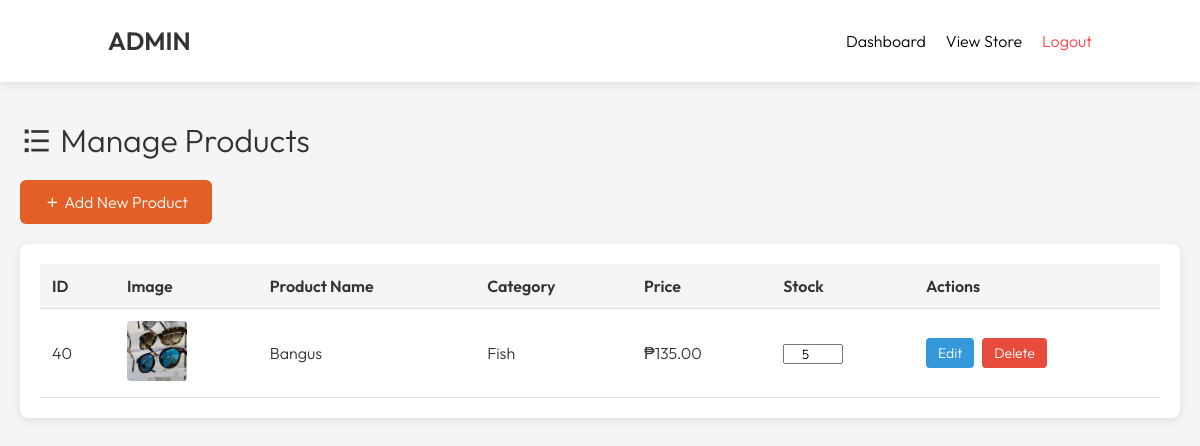
Page /admin/manage_products.php (signed in) on the earlier database version.
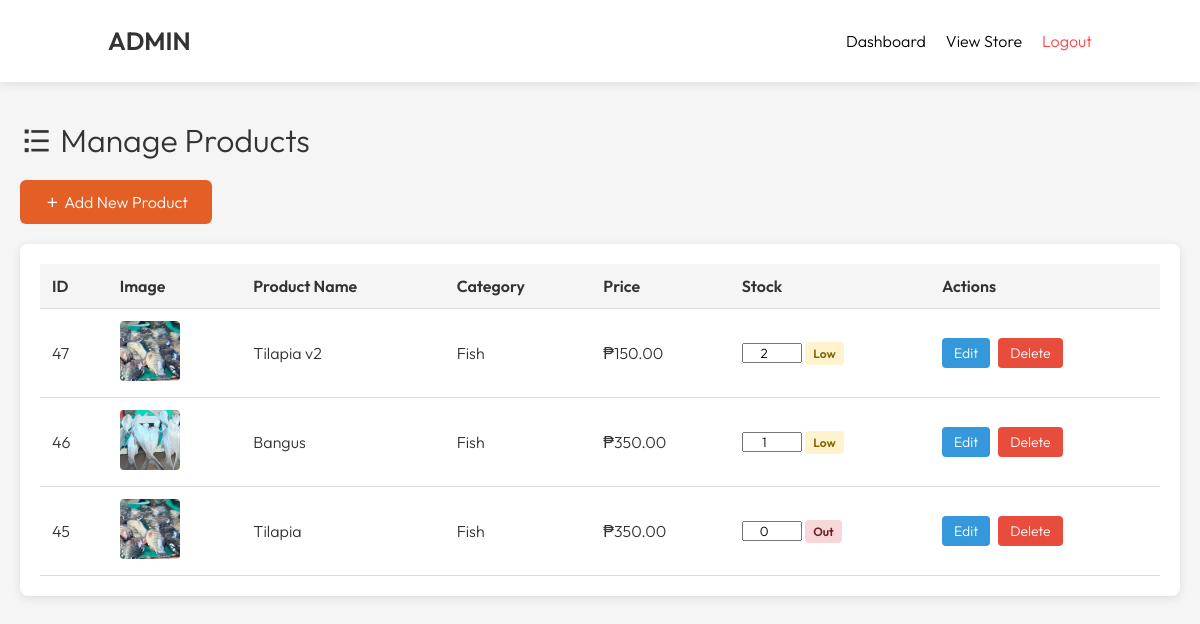
Same page on the later database version.
### tables this page shows
CREATE TABLE `products` (
  `product_id` int(11) NOT NULL,
  `category_id` int(11) NOT NULL,
  `product_name` varchar(200) NOT NULL,
  `description` text DEFAULT NULL,
  `price` decimal(10,2) NOT NULL,
  `stock_quantity` int(11) DEFAULT 0,
  `image_url` varchar(255) DEFAULT NULL,
  `is_active` tinyint(1) DEFAULT 1,
  `created_at` timestamp NOT NULL DEFAULT current_timestamp(),
  `updated_at` timestamp NOT NULL DEFAULT current_timestamp() ON UPDATE current_timestamp()
);

CREATE TABLE `categories` (
  `category_id` int(11) NOT NULL,
  `category_name` varchar(50) NOT NULL,
  `description` text DEFAULT NULL,
  `created_at` timestamp NOT NULL DEFAULT current_timestamp()
);

### admin/admin_functions.php (called while the page is built, shortened)
<?php
function getAllProductsAdmin() {
    global $pdo;
    $stmt = $pdo->query("
        SELECT p.product_id, p.product_name, p.price, p.stock_quantity,
       p.is_active, p.image_url, c.category_name
        FROM products p
        LEFT JOIN categories c ON p.category_id = c.category_id
        WHERE p.is_active = 1
        ORDER BY p.product_id DESC
    ");
    return $stmt->fetchAll(PDO::FETCH_ASSOC);
}

### functions.php (called while the page is built, shortened)
<?php
function clean($data) {
    return htmlspecialchars(strip_tags(trim($data)));
}
?>

### admin/manage_products.php (the view, shortened to what this page needs)
<?php
require_once '../config.php';
require_once 'admin_functions.php';
require_once '../functions.php';
$products = getAllProductsAdmin();
?>
<!DOCTYPE html>
<html>
<head>
    <link rel="stylesheet" href="../style.css">
    <link href="https://cdn.jsdelivr.net/npm/remixicon@4.5.0/fonts/remixicon.css" rel="stylesheet">
</head>
<body>
    <header>
        <a href="dashboard.php" class="logo">ADMIN</a>
        <nav class="navbar">
            <a href="dashboard.php">Dashboard</a>
            <a href="products.php">View Store</a>
            <a href="../logout_process.php" style="color: #ff4444;">Logout</a>
        </nav>
    </header>
    <div class="admin-container">
        <h1><i class="ri-list-check"></i> Manage Products</h1>
        <a href="add_product.php" class="btn-add">
            <i class="ri-add-line"></i> Add New Product
        </a>
        <div class="products-table">
            <?php if (empty($products)): ?>
                <p style="text-align: center; padding: 40px; color: #666;">
                    No products found. <a href="add_product.php">Add your first product</a>
                </p>
            <?php else: ?>
                <table>
                    <thead>
                        <tr>
                            <th>ID</th>
                            <th>Image</th>
                            <th>Product Name</th>
                            <th>Category</th>
                            <th>Price</th>
                            <th>Stock</th>
                            <th>Actions</th>
                        </tr>
                    </thead>
                    <tbody>
                        <?php foreach ($products as $product): ?>
                            <tr <?php echo !$product['is_active'] ? 'class="inactive-row"' : ''; ?>>
                                <td><?php echo $product['product_id']; ?></td>
                                <td>
                                    <?php if ($product['image_url'] && file_exists('../' . $product['image_url'])): ?>
                                        <img src="../<?php echo clean($product['image_url']); ?>"
                                             alt="Product" class="product-img">
                                    <?php else: ?>
                                        <div style="width:60px; height:60px; background:#ddd; border-radius:4px; display:flex; align-items:center; justify-content:center;">
                                            <i class="ri-image-line" style="color:#999;"></i>
                                        </div>
                                    <?php endif; ?>
                                </td>
                                <td><?php echo clean($product['product_name']); ?></td>
                                <td><?php echo clean($product['category_name']); ?></td>
                                <td>₱<?php echo number_format($product['price'], 2); ?></td>
                                <td>
                                    <input type="number" min="0" value="<?php echo $product['stock_quantity']; ?>"
                                        id="stock-<?php echo $product['product_id']; ?>"
                                        data-id="<?php echo $product['product_id']; ?>"
                                        class="stock-input" style="width:60px; text-align:center;">
                                    <?php if ($product['stock_quantity'] < 5 && $product['stock_quantity'] > 0): ?>
                                        <span class="badge badge-low-stock">Low</span>
                                    <?php elseif ($product['stock_quantity'] == 0): ?>
                                        <span class="badge badge-inactive">Out</span>
                                    <?php endif; ?>
                                </td>
                                <td>
                                    <div class="action-btns">
                                        <?php if ($product['is_active']): ?>
                                            <a href="edit_product.php?id=<?php echo $product['product_id']; ?>" class="btn-edit">Edit
                                            </a>
                                            <form method="POST" action="delete_product.php" style="display: inline; margin: 0;"
                                                  onsubmit="return confirm('Are you sure you want to delete this product?');">
                                                <button type="submit" class="btn-delete">
                                                    Delete
                                                </button>
                                            </form>
                                        <?php else: ?>
                                        <?php endif; ?>
                                    </div>
                                </td>
                            </tr>
                        <?php endforeach; ?>
                    </tbody>
                </table>
            <?php endif; ?>
        </div>
    </div>
</body>
</html>

### style.css (style rules this page uses)
* { margin:0; padding:0; box-sizing: border-box; font-family: "Outfit", sans-serif; font-optical-sizing: auto; font-weight: 300; font-style: normal; box-sizing: border-box; }
body { color:#333; }
header { position:fixed; top:0; left:0; width:100%; padding: 25px 9%; background:#fff; box-shadow:0 2px 10px rgba(0, 0, 0, 0.1); display: flex; justify-content:space-between; align-items:center; z-index: 99; }
.logo { font-size:25px; color:#333; text-decoration: none; font-weight: 600; }
.navbar { display: flex; gap: 20px; align-items: center; text-decoration: none; flex-wrap: wrap; color:black; }
a { text-decoration: none; color:black; }

### admin/manage_products.php (style rules this page uses)
body { background: #f5f5f5; }
.admin-container { max-width: 1400px; margin: 100px auto 50px; padding: 20px; }
.admin-container h1 { margin-bottom: 20px; color: #333; }
.products-table { background: white; padding: 20px; border-radius: 8px; box-shadow: 0 2px 10px rgba(0,0,0,0.1); overflow-x: auto; }
table { width: 100%; border-collapse: collapse; }
th, td { padding: 12px; text-align: left; border-bottom: 1px solid #ddd; }
th { background: #f5f5f5; font-weight: 600; color: #333; }
.product-img { width: 60px; height: 60px; object-fit: cover; border-radius: 4px; }
.badge { display: inline-block; padding: 4px 8px; border-radius: 4px; font-size: 12px; font-weight: 600; }
.badge-inactive { background: #f8d7da; color: #721c24; }
.badge-low-stock { background: #fff3cd; color: #856404; }
.action-btns { display: flex; gap: 8px; flex-wrap: wrap; }
.btn-edit { background: #3498db; color: white; padding: 6px 12px; border-radius: 4px; text-decoration: none; font-size: 14px; border: none; cursor: pointer; }
.btn-delete { background: #e74c3c; color: white; padding: 6px 12px; border-radius: 4px; text-decoration: none; font-size: 14px; border: none; cursor: pointer; }
.btn-add { background: #e35f26; color: white; padding: 12px 24px; border-radius: 6px; text-decoration: none; display: inline-block; margin-bottom: 20px; }

Differences in the rows shown:
no longer on this page (row edited): products: product_id "40", image_url (picture), product_name "Bangus", category.category_name "Fish", price "135.00", stock_quantity "5"
added products: product_id "47", image_url (picture), product_name "Tilapia v2", category.category_name "Fish", price "150.00", stock_quantity "2", shows "Low"
added products: product_id "46", image_url (picture), product_name "Bangus", category.category_name "Fish", price "350.00", stock_quantity "1", shows "Low"
added products: product_id "45", image_url (picture), product_name "Tilapia", category.category_name "Fish", price "350.00", stock_quantity "0", shows "Out"
